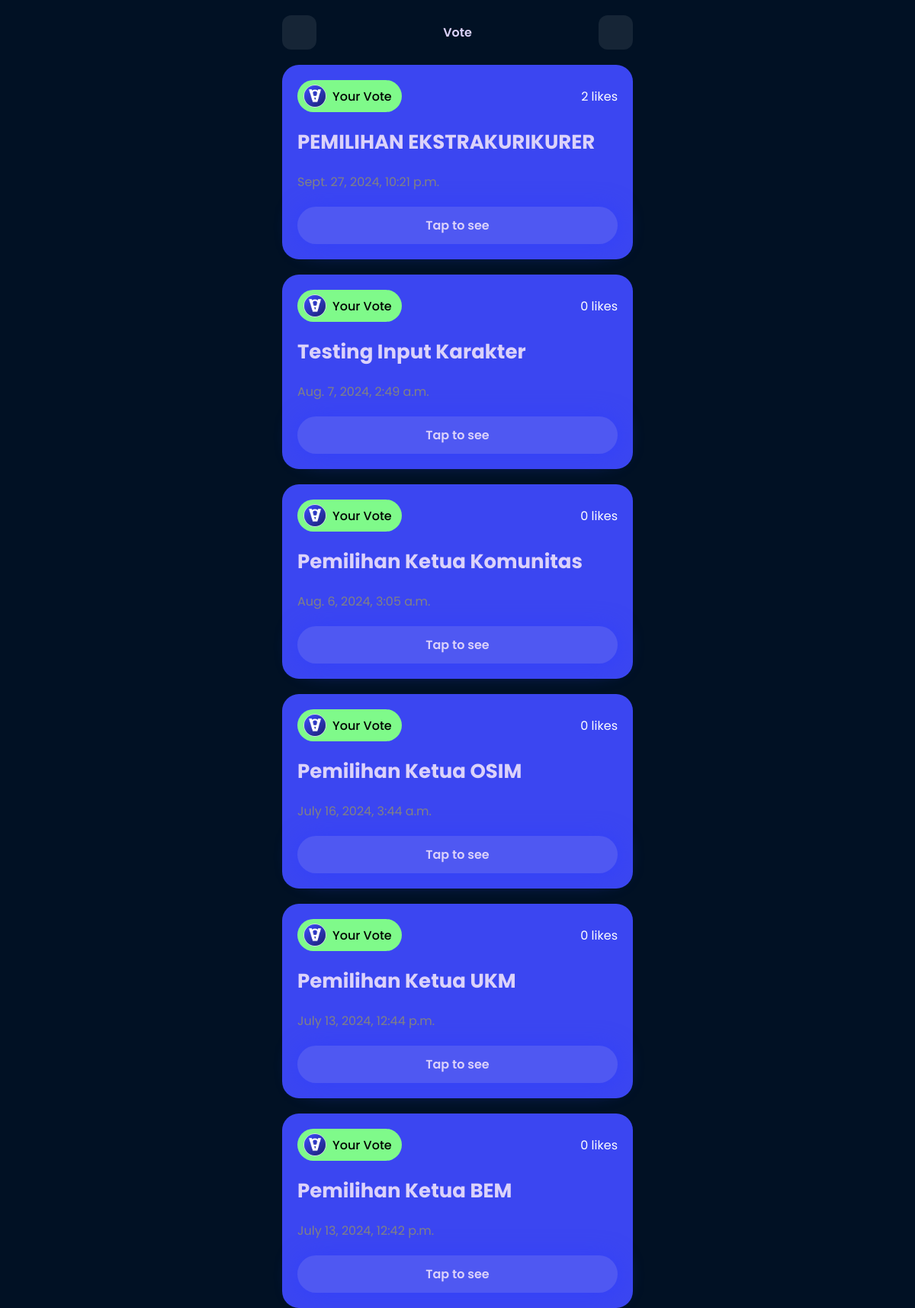
Screenshot of /vote with the database file from the repository.
### vote_app/models.py (models this page shows, shortened)
class Vote(models.Model):
    title = models.CharField(max_length=200)
    description = models.TextField()
    key = models.CharField(max_length=100, unique=True)
    created = models.DateTimeField(auto_now_add=True)
    likes = models.ManyToManyField(User, related_name='liked_votes', blank=True, default=0)
    def total_likes(self):
        return self.likes.count()

### vote_app/views.py (the view)
# urls.py: path('vote', views.vote_list, name='vote_list'),
@csrf_exempt
def vote_list(request):
    votes = Vote.objects.all().order_by('-id')
    return render(request, 'vote_list.html', {'votes': votes})

### templates/vote_list.html (shortened to what this page needs)
{% load static %}
<!DOCTYPE html>
<html lang="en">
<head>
</head>
<body>
    <div class="container">
      <div class="top">
        <a href="#"><ion-icon name="key-outline" id="icon"></ion-icon></a>
        <p>Vote</p>
        <a href="{% url 'create_vote' %}"><ion-icon name="add-circle" id="icon"></ion-icon></a>
      </div>
      <div class="vote">
        {% if votes %}
            {% for vote in votes %}
                <div class="card">
                    <div class="item-top">
                        <div class="top-user">
                            <div class="user">
                                <img src="{% static 'img/icon.png' %}" alt="">
                                <span style="margin-right: 5px; font-weight: 500;">Your Vote</span>
                            </div>
                            <div class="" style="display: flex; flex-direction: row; justify-content: end; gap: 4px;">
                            <span style="color: white;">{{ vote.total_likes }} likes</span>
                            </div>
                        </div>
                    </div>
                    <div class="item-bottom">
                        <div class="bottom-user">
                            <h3 style="text-transform: capitalize;">{{ vote.title }}</h3>
                            <span>{{ vote.created }}</span>
                        </div>
                        <a href="{% url 'access_vote' vote.id %}" class="btn-tap">Tap to see</a>
                    </div>
                </div>
            {% endfor %}
        {% else %}
            <div style="margin: 50px auto; background-color: #4f57f24b; padding: 20px; border-radius: 22px; text-align: center;">
                <span style="font-size: 100px;">😥</span>
                <p style="font-size: 20px; color: white;">Data vote belum ada!</p>
            </div>
        {% endif %}
      </div>
    </div>
</body>
</html>

### templates/vote_list.html (style rules this page uses)
:root { --satu:#3B46F1; --dua:#4F58F2; --tiga:#DBD2FA; --empat:#DBD2FA; --lima:#7FFA8A; }
* { margin: 0; padding: 0; box-sizing: border-box; font-family: "Poppins", sans-serif; }
body { background-color: rgb(1, 17, 36); }
.container { max-width: 500px; height: 100vh; margin: auto; padding: 0 20px; }
.top { padding: 20px 0; display: flex; justify-content: space-between; align-items: center; }
.top #icon { width: 25px; height: 25px; color: var(--satu); }
.top a { background-color: rgba(255, 255, 255, 0.081); width: 45px; height: 45px; display: flex; justify-content: center; align-items: center; border-radius: 12px; }
.top { font-weight: 600; color: var(--tiga); }
.vote { display: flex; flex-direction: column; justify-content: center; align-items: center; gap: 20px; }
.card { background-color: var(--satu); height: 45%; width: 100%; padding: 20px; border-radius: 22px; }
.item-top .top-user { display: flex; justify-content: space-between; align-items: center; }
.item-top .top-user .user { background-color: var(--lima); padding: 6px 8px; display: flex; justify-content: center; align-items: center; gap: 8px; border-radius: 50px; }
.item-top .top-user .user img { width: 30px; height: 30px; border-radius: 50%; border: 1px solid var(--empat); }
.item-bottom { text-align: center; }
.bottom-user { margin: 20px 0; display: flex; flex-direction: column; gap: 20px; text-align: left; }
.bottom-user h3 { font-size: 26px; color: var(--empat); }
.bottom-user span { color: #828283; }
.btn-tap { background-color: var(--dua); width: 100%; text-align: center; display: block; padding: 12px; text-decoration: none; color: var(--empat); font-weight: 600; border-radius: 50px; box-shadow: 2px 2px 30px #3340f9; }

### rows the page displays
Vote: total_likes "2", title "PEMILIHAN EKSTRAKURIKURER", created "Sept. 27, 2024, 10:21 p.m."
Vote: total_likes "0", title "Testing Input Karakter", created "Aug. 7, 2024, 2:49 a.m."
Vote: total_likes "0", title "Pemilihan Ketua Komunitas", created "Aug. 6, 2024, 3:05 a.m."
Vote: total_likes "0", title "Pemilihan Ketua OSIM", created "July 16, 2024, 3:44 a.m."
Vote: total_likes "0", title "Pemilihan Ketua UKM", created "July 13, 2024, 12:44 p.m."
Vote: total_likes "0", title "Pemilihan Ketua BEM", created "July 13, 2024, 12:42 p.m."
